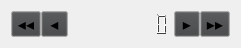
    <widget class="QWidget" name="layoutWidget">
     <property name="geometry">
      <rect>
       <x>90</x>
       <y>260</y>
       <width>241</width>
       <height>31</height>
      </rect>
     </property>
     <layout class="QHBoxLayout" name="editor_double1" stretch="1,1,4,1,1">
      <property name="spacing">
       <number>0</number>
      </property>
      <property name="sizeConstraint">
       <enum>QLayout::SetDefaultConstraint</enum>
      </property>
      <item>
       <widget class="QToolButton" name="down_major_double1">
        <property name="maximumSize">
         <size>
          <width>30</width>
          <height>30</height>
         </size>
        </property>
        <property name="palette">
         <palette>
          <active>
           <colorrole role="Button">
            <brush brushstyle="SolidPattern">
             <color alpha="255">
              <red>72</red>
              <green>73</green>
              <blue>74</blue>
             </color>
            </brush>
           </colorrole>
          </active>
          <inactive>
           <colorrole role="Button">
            <brush brushstyle="SolidPattern">
             <color alpha="255">
              <red>64</red>
              <green>65</green>
              <blue>66</blue>
             </color>
            </brush>
           </colorrole>
          </inactive>
          <disabled>
           <colorrole role="Button">
            <brush brushstyle="SolidPattern">
             <color alpha="255">
              <red>72</red>
              <green>73</green>
              <blue>74</blue>
             </color>
            </brush>
           </colorrole>
          </disabled>
         </palette>
        </property>
        <property name="font">
         <font>
          <family>Tahoma</family>
          <pointsize>12</pointsize>
          <bold>true</bold>
         </font>
        </property>
        <property name="autoFillBackground">
         <bool>false</bool>
        </property>
        <property name="text">
         <string>◂◂</string>
        </property>
        <property name="autoRepeat">
         <bool>true</bool>
        </property>
        <property name="autoRepeatDelay">
         <number>500</number>
        </property>
        <property name="autoRepeatInterval">
         <number>50</number>
        </property>
        <property name="popupMode">
         <enum>QToolButton::InstantPopup</enum>
        </property>
        <property name="toolButtonStyle">
         <enum>Qt::ToolButtonTextOnly</enum>
        </property>
        <property name="autoRaise">
         <bool>false</bool>
        </property>
        <property name="arrowType">
         <enum>Qt::NoArrow</enum>
        </property>
       </widget>
      </item>
      <item>
       <widget class="QToolButton" name="down_minor_double1">
        <property name="maximumSize">
         <size>
          <width>30</width>
          <height>30</height>
         </size>
        </property>
        <property name="palette">
         <palette>
          <active>
           <colorrole role="Button">
            <brush brushstyle="SolidPattern">
             <color alpha="255">
              <red>72</red>
              <green>73</green>
              <blue>74</blue>
             </color>
            </brush>
           </colorrole>
          </active>
          <inactive>
           <colorrole role="Button">
            <brush brushstyle="SolidPattern">
             <color alpha="255">
              <red>64</red>
              <green>65</green>
              <blue>66</blue>
             </color>
            </brush>
           </colorrole>
          </inactive>
          <disabled>
           <colorrole role="Button">
            <brush brushstyle="SolidPattern">
             <color alpha="255">
              <red>72</red>
              <green>73</green>
              <blue>74</blue>
             </color>
            </brush>
           </colorrole>
          </disabled>
         </palette>
        </property>
        <property name="font">
         <font>
          <family>Tahoma</family>
          <pointsize>12</pointsize>
          <bold>true</bold>
         </font>
        </property>
        <property name="autoFillBackground">
         <bool>false</bool>
        </property>
        <property name="text">
         <string>◂</string>
        </property>
        <property name="autoRepeat">
         <bool>true</bool>
        </property>
        <property name="autoRepeatDelay">
         <number>500</number>
        </property>
        <property name="autoRepeatInterval">
         <number>50</number>
        </property>
        <property name="popupMode">
         <enum>QToolButton::InstantPopup</enum>
        </property>
        <property name="toolButtonStyle">
         <enum>Qt::ToolButtonTextOnly</enum>
        </property>
        <property name="autoRaise">
         <bool>false</bool>
        </property>
        <property name="arrowType">
         <enum>Qt::NoArrow</enum>
        </property>
       </widget>
      </item>
      <item>
       <widget class="QLCDNumber" name="lcd_double1">
        <property name="sizePolicy">
         <sizepolicy hsizetype="MinimumExpanding" vsizetype="Minimum">
          <horstretch>0</horstretch>
          <verstretch>0</verstretch>
         </sizepolicy>
        </property>
        <property name="palette">
         <palette>
          <active>
           <colorrole role="Dark">
            <brush brushstyle="SolidPattern">
             <color alpha="255">
              <red>255</red>
              <green>255</green>
              <blue>255</blue>
             </color>
            </brush>
           </colorrole>
          </active>
          <inactive>
           <colorrole role="Dark">
            <brush brushstyle="SolidPattern">
             <color alpha="255">
              <red>64</red>
              <green>65</green>
              <blue>66</blue>
             </color>
            </brush>
           </colorrole>
          </inactive>
          <disabled>
           <colorrole role="Dark">
            <brush brushstyle="SolidPattern">
             <color alpha="255">
              <red>255</red>
              <green>255</green>
              <blue>255</blue>
             </color>
            </brush>
           </colorrole>
          </disabled>
         </palette>
        </property>
        <property name="cursor">
         <cursorShape>ArrowCursor</cursorShape>
        </property>
        <property name="frameShape">
         <enum>QFrame::NoFrame</enum>
        </property>
        <property name="frameShadow">
         <enum>QFrame::Raised</enum>
        </property>
        <property name="lineWidth">
         <number>0</number>
        </property>
        <property name="smallDecimalPoint">
         <bool>true</bool>
        </property>
        <property name="digitCount">
         <number>8</number>
        </property>
        <property name="segmentStyle">
         <enum>QLCDNumber::Filled</enum>
        </property>
        <property name="value" stdset="0">
         <double>0.000000000000000</double>
        </property>
        <property name="intValue" stdset="0">
         <number>0</number>
        </property>
       </widget>
      </item>
      <item>
       <widget class="QToolButton" name="up_minor_double1">
        <property name="maximumSize">
         <size>
          <width>30</width>
          <height>30</height>
         </size>
        </property>
        <property name="palette">
         <palette>
          <active>
           <colorrole role="Button">
            <brush brushstyle="SolidPattern">
             <color alpha="255">
              <red>72</red>
              <green>73</green>
              <blue>74</blue>
             </color>
            </brush>
           </colorrole>
          </active>
          <inactive>
           <colorrole role="Button">
            <brush brushstyle="SolidPattern">
             <color alpha="255">
              <red>64</red>
              <green>65</green>
              <blue>66</blue>
             </color>
            </brush>
           </colorrole>
          </inactive>
          <disabled>
           <colorrole role="Button">
            <brush brushstyle="SolidPattern">
             <color alpha="255">
              <red>72</red>
              <green>73</green>
              <blue>74</blue>
             </color>
            </brush>
           </colorrole>
          </disabled>
         </palette>
        </property>
        <property name="font">
         <font>
          <family>Tahoma</family>
          <pointsize>12</pointsize>
          <bold>true</bold>
         </font>
        </property>
        <property name="autoFillBackground">
         <bool>false</bool>
        </property>
        <property name="text">
         <string>▸</string>
        </property>
        <property name="autoRepeat">
         <bool>true</bool>
        </property>
        <property name="autoRepeatDelay">
         <number>500</number>
        </property>
        <property name="autoRepeatInterval">
         <number>50</number>
        </property>
        <property name="popupMode">
         <enum>QToolButton::InstantPopup</enum>
        </property>
        <property name="toolButtonStyle">
         <enum>Qt::ToolButtonTextOnly</enum>
        </property>
        <property name="autoRaise">
         <bool>false</bool>
        </property>
        <property name="arrowType">
         <enum>Qt::NoArrow</enum>
        </property>
       </widget>
      </item>
      <item>
       <widget class="QToolButton" name="up_major_double1">
        <property name="maximumSize">
         <size>
          <width>30</width>
          <height>30</height>
         </size>
        </property>
        <property name="palette">
         <palette>
          <active>
           <colorrole role="Button">
            <brush brushstyle="SolidPattern">
             <color alpha="255">
              <red>72</red>
              <green>73</green>
              <blue>74</blue>
             </color>
            </brush>
           </colorrole>
          </active>
          <inactive>
           <colorrole role="Button">
            <brush brushstyle="SolidPattern">
             <color alpha="255">
              <red>64</red>
              <green>65</green>
              <blue>66</blue>
             </color>
            </brush>
           </colorrole>
          </inactive>
          <disabled>
           <colorrole role="Button">
            <brush brushstyle="SolidPattern">
             <color alpha="255">
              <red>72</red>
              <green>73</green>
              <blue>74</blue>
             </color>
            </brush>
           </colorrole>
          </disabled>
         </palette>
        </property>
        <property name="font">
         <font>
          <family>Tahoma</family>
          <pointsize>12</pointsize>
          <bold>true</bold>
         </font>
        </property>
        <property name="autoFillBackground">
         <bool>false</bool>
        </property>
        <property name="text">
         <string>▸▸</string>
        </property>
        <property name="autoRepeat">
         <bool>true</bool>
        </property>
        <property name="autoRepeatDelay">
         <number>500</number>
        </property>
        <property name="autoRepeatInterval">
         <number>50</number>
        </property>
        <property name="popupMode">
         <enum>QToolButton::InstantPopup</enum>
        </property>
        <property name="toolButtonStyle">
         <enum>Qt::ToolButtonTextOnly</enum>
        </property>
        <property name="autoRaise">
         <bool>false</bool>
        </property>
        <property name="arrowType">
         <enum>Qt::NoArrow</enum>
        </property>
       </widget>
      </item>
     </layout>
    </widget>
